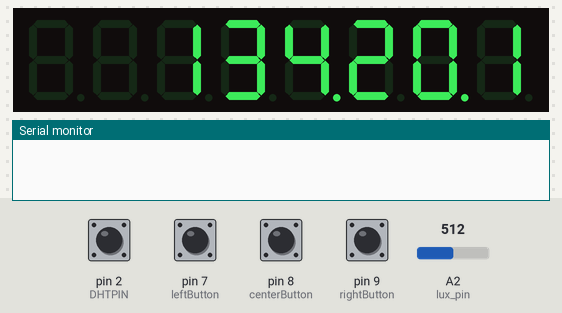
The program below on a simulated Arduino Pro Mini, built with avr-gcc and run on an emulated ATmega328P. Parts: 8-digit seven-segment display, the last lines printed to the serial monitor. The test bench sets the inputs (shaded band); at power-on: pin 2 (DHTPIN), pin 7 (leftButton), pin 8 (centerButton), pin 9 (rightButton) HIGH, A2 (lux_pin) = 512. The local clock reads 2024-03-15 10:24:30 at power-on unless the program sets it.

Above: at 1.2 s.
1.3 s: pin 7 (leftButton) pulled LOW for 0.15 s
At 2.4 s:
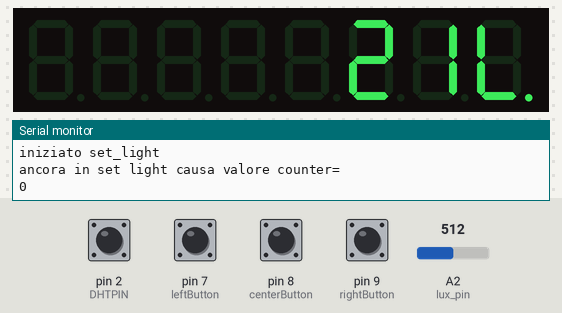
4.4 s: pin 8 (centerButton) pulled LOW for 0.15 s
7.5 s: pin 9 (rightButton) pulled LOW for 3.2 s
At 11.8 s:
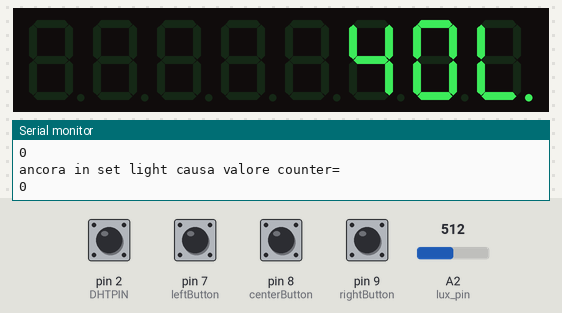
12.2 s: pin 8 (centerButton) pulled LOW for 1 s
At 14.2 s:
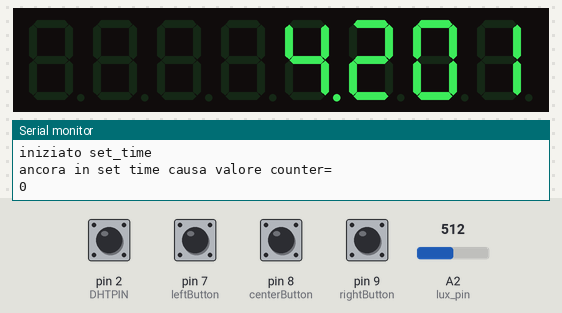
14.9 s: pin 9 (rightButton) pulled LOW for 0.15 s
At 16.5 s:
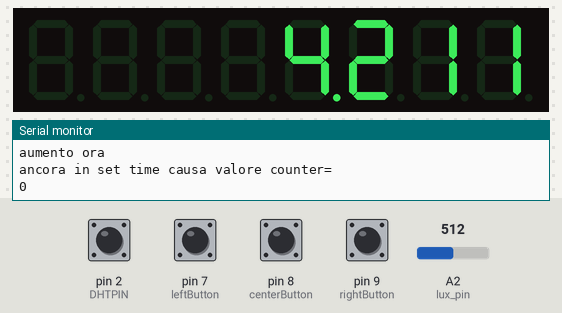
17.0 s: pin 7 (leftButton) pulled LOW for 1 s
At 18.8 s:
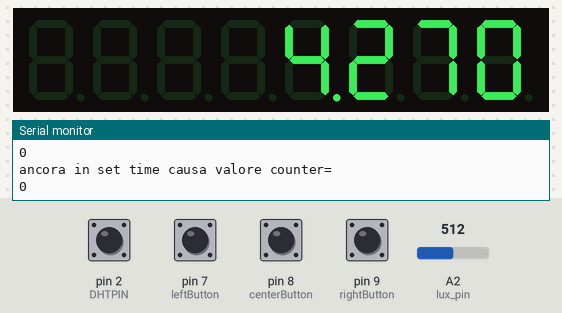
Timing chart, 0 to 20.3 s (numbered marks = the images above; inputs shaded):
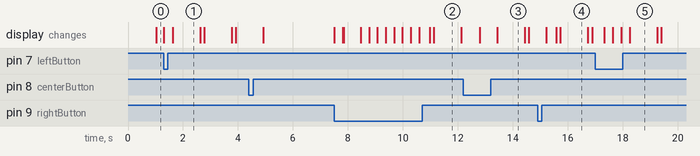

The program:

main.cpp
```cpp
#include <Arduino.h>
#include <DHT.h>
#include "SevenSegmentDisplay.h"
#include "RtClock.h"
void chekAndSetTime(short int );
void checkAndChangeLight();


#define DHTPIN 2     // what pin we're connected to
#define DHTTYPE DHT22   // DHT22
DHT dht(DHTPIN, DHTTYPE); // Initialize DHT sensor for normal 16mhz Arduino
unsigned short state=0;
unsigned short sec;
unsigned short min;
unsigned short hour;
short int leftButton=7;
short int centerButton=8;
short int rightButton=9;
short int lux_pin=2;
bool debug=true;
unsigned short maxModes=4; // number of functionality of the clock
long currentMills;
unsigned long startingMillis=0;
short int central_button_counter=0; // once the hour and minutes has been set you can resume normal mode
float oldTemp=0;
int oldHum=0;
bool firstEnter=1; // used in millis function to sync arduino millis and current second

SevenSegmentDisplay display;
RtClock rtClock;

/*
  overloading of a method print to easily debug the code
*/

void print(String s){
  if (debug==true){
    Serial.println(s);
  }
}


void print(long l){
  if (debug==true){
    Serial.println(l);
  }
}
void print(int i){
  if (debug==true){
    Serial.println(i);
  }
}
void print(short s){
  if (debug==true){
    Serial.println(s);
  }
}
void print(double d){
  if (debug==true){
    Serial.println(d);
  }
}


void setup() {

  Wire.begin();
  Serial.begin(9600);
  dht.begin();
  pinMode(leftButton,INPUT);
  pinMode(rightButton,INPUT);
  pinMode(centerButton,INPUT);
  pinMode(A2,INPUT);
  // for example to set January 13 2022 at 12:56 you would call:
  display.init();


}

// check the buttons and uptade the current state (functionality of the clock)
bool check_right(){
  int right = digitalRead(rightButton);
  if (right==0){
    return true;
  }
  else{
    return false;
  }
}
bool check_left(){
  int left =digitalRead(leftButton);
  if (left==0){
    return true;
  }
  else{
    return false;
  }
}
void check_center(){
bool center = digitalRead(centerButton);
  if (center==0){
    central_button_counter++;
    print("aumentato center counter =");
    Serial.println(central_button_counter);
    delay(300);
  }
}


/*
the methods checks if any button has been pressed and changes the internal value accordingly
*/
bool checkButtons()
{
  bool left = digitalRead(leftButton);
  bool right = digitalRead(rightButton);
  bool center = digitalRead(centerButton);

  if (right == 0)
  {
    print((String) "Right");
    print((String) "old state= " + state);
    display.clear();
    delay(300);
    if (state < maxModes)
    {
      state++;
    }
    else
    {
      state = 0;
    }
    print((String) "new state= " + state);
    return true;
  }
  else if (left == 0)
  {
    print((String) "left");
    print((String) "old state= " + state);

    display.clear();

    delay(300);
    if (state > 0)
    {
      state--;
    }
    else
    {
      state = maxModes;
    }
    print((String) "new state= " + state);
    return true;
  }
  else if (center == 0)
  {
    print((String) "center");
    display.clear();
    state = 42;
    delay(300);
    return true;
    // enter mode that changes the current time
  }
  else
  {
    return false;
  }
}
void blink_time_on(short int startingDigit){
  long unsigned int now=millis();
  unsigned int time_on=1000;
  while(millis()-now<time_on){
    min=rtClock.getMinute();
    hour=rtClock.getHour();
    display.displayNumber((unsigned short)0,hour,false);
    display.displayNumber((unsigned short)2,min,true);
    chekAndSetTime(startingDigit);
  }
}

void blink_light_on(short int startingDigit)
{
  long unsigned int now = millis();
  unsigned int time_on = 1000;
  while (millis() - now < time_on)
  {
    display.displayLightStatus();
    checkAndChangeLight();
  }
}

void chekAndSetTime(short int startingDigit)
{
  if (check_right())
  {
    if (startingDigit == 0)
    { // setting hour
      print("aumento ora");
      rtClock.incrementHour();
    }
    else if (startingDigit == 1)
    { // setting minutes
      print("aumento minuti");
      rtClock.incrementMinute();
    }
    delay(300);
  }
  if (check_left())
  {
    if (startingDigit == 0)
    { // setting hour
      rtClock.decreaseHour();
    }
    else if (startingDigit == 1)
    { // setting minutes
      rtClock.decreaseMinute();
    }

    delay(300);
  }
  check_center();
}

void updateLight()
{
  display.updateLight(analogRead(lux_pin));
}

void checkAndChangeLight()
{
  if (check_right())
  {
    display.increaseLight();
  }
   if (check_left())
  {
    display.decreaseLight();
  }
  check_center();


}


void display_noting(short int startingDigit)
{
  // display only the time NOT on the starting digit i.e if startingDigit=0 the function displays the minutes but not the hours
  display.clear();
  long unsigned int now = millis();
  unsigned int time_on = 150;
  while (millis() - now < time_on)
  {
    min = rtClock.getMinute();
    hour = rtClock.getHour();
    if (startingDigit == 0)
    {
      display.displayNumber((unsigned short)2, min, true);
    }
    else if (startingDigit == 1)
    {
      display.displayNumber((unsigned short)0, hour, true);
    }
    chekAndSetTime(startingDigit);
  }
}

void blink_off(short int startingDigit){
  display_noting(startingDigit);
}

void blink_light_off() {
display.clear();
long unsigned int now=millis();
unsigned int time_on=150;
while(millis()-now<time_on){
  display.setChar(0,0,'L',true);
  check_center();
  checkAndChangeLight();
  }
}


void set_time()
{
  print("iniziato set_time");
  display.clear();
  while(central_button_counter<2){
    print("ancora in set time causa valore counter=");
    Serial.println(central_button_counter);
    blink_time_on(central_button_counter);
    blink_off(central_button_counter);
  }
  print("uscendo da set time");
  state=1;
  central_button_counter=0; // once the hour and minutes has been set you can resume normal mode

}


void set_light(){
  print("iniziato set_light");
  display.clear();
  while(central_button_counter<1){
    display.setChar(0,0,'L',true);
    print("ancora in set light causa valore counter=");
    Serial.println(central_button_counter);
    blink_light_on(central_button_counter);
    blink_light_off();
  }
  print("uscendo da set light");
  state=1;
  central_button_counter=0; // once the hour and minutes has been set you can resume normal mode

}

void displayCurrentTime()
{
  sec = rtClock.getSecond();
  min = rtClock.getMinute();
  hour = rtClock.getHour();
  display.displayNumber((unsigned short)0, hour, true);
  display.displayNumber((unsigned short)2, min, true);
  display.displayNumber((unsigned short)4, sec, false);
}

void displayCurrentTimeWithMillis(bool firstEnter)
{
  sec = rtClock.getSecond();
  min = rtClock.getMinute();
  hour = rtClock.getHour();

  if (firstEnter)
  {
    startingMillis = millis();
    display.displayNumber((unsigned short)6, (unsigned short)0, false);
    currentMills = millis();
  }
  else
  {
    currentMills = millis() - startingMillis;
    display.displayNumber((unsigned short)6, (unsigned short)currentMills / 10, false);
  }
  display.displayNumber((unsigned short)0, hour, true);
  display.displayNumber((unsigned short)2, min, true);
  display.displayNumber((unsigned short)4, sec, false);
  checkButtons();
}
void displayTemperatureAndTime()
{
  min = rtClock.getMinute();
  hour = rtClock.getHour();
  display.displayNumber((unsigned short)0, hour, true);
  display.displayNumber((unsigned short)2, min, false);

  if (oldTemp < 1)
  { // if this is the first time entering the method just print the instant temperature
    float temp = dht.readTemperature();
    int integer = floor(temp);
    int decimal = int((temp - integer) * 100);
    Serial.print("old: ");
    Serial.println(oldTemp);
    display.displayNumber((unsigned short)5, integer, true);
    display.displayNumber((unsigned short)7, decimal, false);
    oldTemp = temp;
  }
  else
  {
    int integer = floor(oldTemp);
    int decimal = int((oldTemp - integer) * 100);
    display.displayNumber((unsigned short)5, integer, true);
    display.displayNumber((unsigned short)7, decimal, false);
    long startTime = millis();
    float meanTemperature = dht.readTemperature();
    int n = 1;
    while (millis() - startTime < 20000 && !checkButtons())
    { // update every X seconds or when a button is pressed
      n++;
      meanTemperature = meanTemperature * (n - 1) / n + meanTemperature / n; // iterative mean
      delay(10);
    }
    Serial.println(meanTemperature);
    float temp = meanTemperature;
    oldTemp = temp;
    integer = floor(temp);
    decimal = int((temp - integer) * 100);
    display.displayNumber((unsigned short)5, integer, true);
    display.displayNumber((unsigned short)7, decimal, false);
  }
}

void displayTemperatureAndHumidity()
{

  if (oldTemp < 1 || oldHum < 1)
  { // if this is the first time entering the method just print the instant temperature
    float temp = dht.readTemperature();
    int hum = dht.readHumidity();
    int integer = floor(temp);
    int decimal = int((temp - integer) * 100);
    display.displayNumber((unsigned short)0, integer, true);
    display.displayNumber((int)2, (int)decimal / 10, false, false);
    display.setChar(0, 3, 'C', false);
    display.displayNumber((unsigned short)5, hum, false);
    display.setChar(0, 7, 'H', false);
    oldTemp = temp;
    oldHum = hum;
  }
  else
  {
    int integer = floor(oldTemp);
    int decimal = int((oldTemp - integer) * 100);
    int hum = dht.readHumidity();
    Serial.print("hum is ");
    Serial.println(hum);
    display.displayNumber((unsigned short)0, integer, true);
    Serial.print("decimal is ");
    Serial.println(decimal);
    display.displayNumber(2, decimal, false, false);
    display.displayNumber((unsigned short)5, hum, false, false);

    long startTime = millis();
    float meanTemperature = dht.readTemperature();
    float meanHum = dht.readHumidity();
    int n = 1;
    while (millis() - startTime < 20000 && !checkButtons())
    { // update every X seconds or when a button is pressed
      n++;
      meanTemperature = meanTemperature * (n - 1) / n + meanTemperature / n; // iterative mean
      meanHum = meanHum * (n - 1) / n + meanHum / n;
      delay(10);
    }
    Serial.println(meanTemperature);
    float temp = meanTemperature;
    oldHum = meanHum;
    oldTemp = temp;
    oldHum = hum;
    integer = floor(temp);
    decimal = int((temp - integer) * 100);
    display.displayNumber((unsigned short)0, integer, true);
    display.displayNumber((int)2, (int)decimal / 10, false); // first digit
    display.setChar(0, 3, 'C', false);
    display.displayNumber((unsigned short)5, hum, false);
    display.setChar(0, 7, 'H', false);
  }
}

void loop()
{
  unsigned short currentSecond = rtClock.getSecond();
  while(1){
  updateLight();
  if (state == 0)
    { // initial state, normal clock
      // display current time
      if (rtClock.getSecond()==currentSecond)
        {
          // check state pin, luminosity, and other settings
          displayCurrentTime();
          checkButtons();

        }
      else
        {
        displayCurrentTime();
        }
        currentSecond=rtClock.getSecond();

    }
    else if (state==1){
      if (rtClock.getSecond()==currentSecond) // the second has not yet changed
        {
      displayCurrentTimeWithMillis(firstEnter); // first enter =1 by default
      firstEnter=0;
        }
      else
        {
        checkButtons();
        displayCurrentTime();
        firstEnter=1;
        displayCurrentTimeWithMillis(firstEnter); // first enter =1 by default
        firstEnter=0;
        currentSecond=rtClock.getSecond();
        }


    }
    else if (state==2){
        displayTemperatureAndTime();
        checkButtons();

        //todo separare parte intera e parte frazionaria con un punto
    }
    else if (state==3){
      displayTemperatureAndHumidity();
      checkButtons();
    }

    else if (state==4){
     set_light();
     Serial.println(analogRead(2));
    }
    /*
      blinks and set hour until center button is pushed, then repeats for minute.
      after the second push of the center button the time is set.
    */
    else if (state==42){ // enter time setting mode
        set_time();
    }
  }
  }
```

Measured:
- after the input at 7.5 s, the display: first changes at once (image 2 shows a later state)
- after the input at 12.2 s, the display: first changes after 0.60 s (image 3 shows a later state)
- after the input at 14.9 s, the display: changes after 0.31 s (image 4)
- after the input at 17.0 s, the display: first changes after 0.32 s (image 5 shows a later state)
- what the display in image 1 shows lasts 1.0 s, from 1.6 s to 2.6 s
